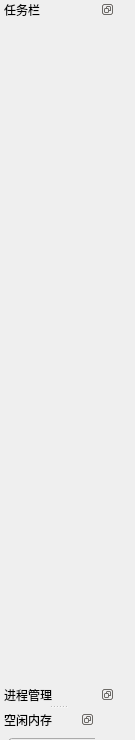
<ui version="4.0" >
 <class>Qt_launchpadClass</class>
 <widget class="QMainWindow" name="Qt_launchpadClass" >
  <property name="geometry" >
   <rect>
    <x>0</x>
    <y>0</y>
    <width>130</width>
    <height>740</height>
   </rect>
  </property>
  <property name="minimumSize" >
   <size>
    <width>135</width>
    <height>740</height>
   </size>
  </property>
  <property name="maximumSize" >
   <size>
    <width>135</width>
    <height>740</height>
   </size>
  </property>
  <property name="windowTitle" >
   <string>五级操作系统任务管理器</string>
  </property>
  <widget class="QWidget" name="centralwidget" />

  <widget class="QDockWidget" name="launcherDockWidget" >
   <property name="minimumSize" >
    <size>
     <width>115</width>
     <height>740</height>
    </size>
   </property>
   <property name="maximumSize" >
    <size>
     <width>115</width>
     <height>740</height>
    </size>
   </property>
   <property name="features" >
    <set>QDockWidget::DockWidgetFloatable|QDockWidget::DockWidgetMovable|QDockWidget::NoDockWidgetFeatures</set>
   </property>
   <property name="allowedAreas" >
    <set>Qt::LeftDockWidgetArea</set>
   </property>
   <property name="windowTitle" >
    <string>任务栏</string>
   </property>
   <attribute name="dockWidgetArea" >
    <number>1</number>
   </attribute>
   <widget class="QToolBox" name="launcherDockWidgetContents" />
  </widget>
  <widget class="QDockWidget" name="childrenDockWidget" >
   <property name="maximumSize" >
    <size>
     <width>115</width>
     <height>20</height>
    </size>
   </property>
   <property name="features" >
    <set>QDockWidget::DockWidgetFloatable|QDockWidget::DockWidgetMovable|QDockWidget::NoDockWidgetFeatures</set>
   </property>
   <property name="allowedAreas" >
    <set>Qt::LeftDockWidgetArea</set>
   </property>
   <property name="windowTitle" >
    <string>进程管理</string>
   </property>
   <attribute name="dockWidgetArea" >
    <number>1</number>
   </attribute>
   <widget class="QWidget" name="childrenDockWidgetContents" />
  </widget>
  <widget class="QDockWidget" name="statusDockWidget" >
   <property name="minimumSize" >
    <size>
     <width>95</width>
     <height>30</height>
    </size>
   </property>
   <property name="maximumSize" >
    <size>
     <width>95</width>
     <height>30</height>
    </size>
   </property>
   <property name="features" >
    <set>QDockWidget::DockWidgetFloatable|QDockWidget::DockWidgetMovable|QDockWidget::NoDockWidgetFeatures</set>
   </property>
   <property name="allowedAreas" >
    <set>Qt::LeftDockWidgetArea</set>
   </property>
   <property name="windowTitle" >
    <string>空闲内存</string>
   </property>
   <attribute name="dockWidgetArea" >
    <number>1</number>
   </attribute>
   <widget class="QWidget" name="statusDockWidgetContents" >
    <property name="minimumSize" >
     <size>
      <width>95</width>
      <height>30</height>
     </size>
    </property>
    <property name="maximumSize" >
     <size>
      <width>95</width>
      <height>35</height>
     </size>
    </property>
    <layout class="QHBoxLayout" >
     <item>
      <widget class="Kbyte_loadbar" name="totalQuotaProgressBar" >
       <property name="minimumSize" >
        <size>
         <width>90</width>
         <height>20</height>
        </size>
       </property>
       <property name="value" >
        <number>0</number>
       </property>
      </widget>
     </item>
     <item>
      <spacer>
       <property name="orientation" >
        <enum>Qt::Horizontal</enum>
       </property>
       <property name="sizeHint" >
        <size>
         <width>40</width>
         <height>10</height>
        </size>
       </property>
      </spacer>
     </item>
    </layout>
   </widget>
  </widget>
 </widget>
 <customwidgets>
  <customwidget>
   <class>Kbyte_loadbar</class>
   <extends>QProgressBar</extends>
   <header>kbyte_loadbar.h</header>
  </customwidget>
 </customwidgets>
 <resources/>
 <connections/>
</ui>
